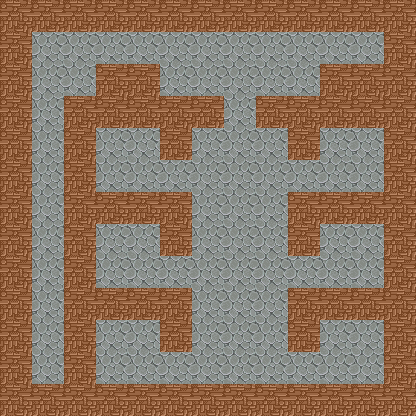

Tiled map render using the project's own tile images. Description and the whole map definition, tile-layer contents included, below:
An orthogonal 13x13 tile map with 32x32 px tiles, 2 tile layers (background, wall) and 20 objects.

<map version="1.0" tiledversion="2018.04.18" orientation="orthogonal" renderorder="right-up" width="13" height="13" tilewidth="32" tileheight="32" infinite="0" nextobjectid="59">
 <tileset firstgid="1" source="terrain.tsx" />
 <layer name="background" width="13" height="13">
  <data encoding="csv">
1,1,1,1,1,1,1,1,1,1,1,1,1,
1,1,1,1,1,1,1,1,1,1,1,1,1,
1,1,1,1,1,1,1,1,1,1,1,1,1,
1,1,1,1,1,1,1,1,1,1,1,1,1,
1,1,1,1,1,1,1,1,1,1,1,1,1,
1,1,1,1,1,1,1,1,1,1,1,1,1,
1,1,1,1,1,1,1,1,1,1,1,1,1,
1,1,1,1,1,1,1,1,1,1,1,1,1,
1,1,1,1,1,1,1,1,1,1,1,1,1,
1,1,1,1,1,1,1,1,1,1,1,1,1,
1,1,1,1,1,1,1,1,1,1,1,1,1,
1,1,1,1,1,1,1,1,1,1,1,1,1,
1,1,1,1,1,1,1,1,1,1,1,1,1
</data>
 </layer>
 <layer name="wall" width="13" height="13">
  <data encoding="csv">
2,2,2,2,2,2,2,2,2,2,2,2,2,
2,0,0,0,0,0,0,0,0,0,0,0,2,
2,0,0,2,2,0,0,0,0,0,2,2,2,
2,0,2,2,2,2,2,0,2,2,2,2,2,
2,0,2,0,0,2,0,0,0,2,0,0,2,
2,0,2,0,0,0,0,0,0,0,0,0,2,
2,0,2,2,2,2,0,0,0,2,2,2,2,
2,0,2,0,0,2,0,0,0,2,0,0,2,
2,0,2,0,0,0,0,0,0,0,0,0,2,
2,0,2,2,2,2,0,0,0,2,2,2,2,
2,0,2,0,0,2,0,0,0,2,0,0,2,
2,0,2,0,0,0,0,0,0,0,0,0,2,
2,2,2,2,2,2,2,2,2,2,2,2,2
</data>
 </layer>
 <objectgroup name="enemy">
  <object id="4" x="192" y="64" width="32" height="32">
   <properties>
    <property name="enemy_id" type="int" value="22" />
   </properties>
  </object>
  <object id="15" x="256" y="64" width="32" height="32">
   <properties>
    <property name="enemy_id" type="int" value="22" />
   </properties>
  </object>
 </objectgroup>
 <objectgroup name="Articles">
  <object id="25" x="96" y="128" width="32" height="32">
   <properties>
    <property name="articles_id" type="int" value="17" />
   </properties>
  </object>
  <object id="26" x="96" y="160" width="32" height="32">
   <properties>
    <property name="articles_id" type="int" value="17" />
   </properties>
  </object>
  <object id="28" x="96" y="320" width="32" height="32">
   <properties>
    <property name="articles_id" type="int" value="6" />
   </properties>
  </object>
  <object id="29" x="96" y="352" width="32" height="32">
   <properties>
    <property name="articles_id" type="int" value="6" />
   </properties>
  </object>
  <object id="34" x="128" y="128" width="32" height="32">
   <properties>
    <property name="articles_id" type="int" value="17" />
   </properties>
  </object>
  <object id="35" x="128" y="320" width="32" height="32">
   <properties>
    <property name="articles_id" type="int" value="6" />
   </properties>
  </object>
 </objectgroup>
 <objectgroup name="Teleport">
  <object id="38" x="32" y="352" width="32" height="32">
   <properties>
    <property name="direction" type="int" value="4" />
    <property name="targetNum" type="int" value="3" />
    <property name="teleport_id" type="int" value="2" />
   </properties>
  </object>
  <object id="40" x="32" y="32" width="32" height="32">
   <properties>
    <property name="direction" type="int" value="1" />
    <property name="targetNum" type="int" value="1" />
    <property name="teleport_id" type="int" value="1" />
   </properties>
  </object>
 </objectgroup>
 <objectgroup name="Npc">
  <object id="52" x="352" y="128" width="32" height="32">
   <properties>
    <property name="npc_id" type="int" value="1" />
   </properties>
  </object>
  <object id="57" x="96" y="224" width="32" height="32">
   <properties>
    <property name="npc_id" type="int" value="3" />
   </properties>
  </object>
  <object id="58" x="352" y="224" width="32" height="32">
   <properties>
    <property name="npc_id" type="int" value="2" />
   </properties>
  </object>
 </objectgroup>
 <objectgroup name="door">
  <object id="41" x="96" y="32" width="32" height="32">
   <properties>
    <property name="door_id" type="int" value="2" />
   </properties>
  </object>
  <object id="46" x="160" y="160" width="32" height="32">
   <properties>
    <property name="door_id" type="int" value="5" />
   </properties>
  </object>
  <object id="47" x="160" y="256" width="32" height="32">
   <properties>
    <property name="door_id" type="int" value="5" />
   </properties>
  </object>
  <object id="48" x="160" y="352" width="32" height="32">
   <properties>
    <property name="door_id" type="int" value="5" />
   </properties>
  </object>
  <object id="49" x="288" y="352" width="32" height="32">
   <properties>
    <property name="door_id" type="int" value="5" />
   </properties>
  </object>
  <object id="50" x="288" y="256" width="32" height="32">
   <properties>
    <property name="door_id" type="int" value="5" />
   </properties>
  </object>
  <object id="51" x="288" y="160" width="32" height="32">
   <properties>
    <property name="door_id" type="int" value="5" />
   </properties>
  </object>
 </objectgroup>
</map>
